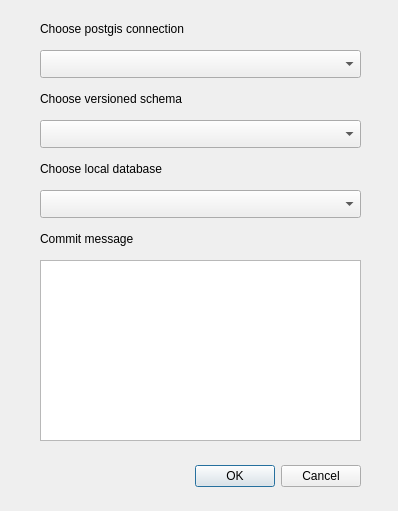
<?xml version="1.0" encoding="UTF-8"?>
<ui version="4.0">
 <class>Dialog</class>
 <widget class="QDialog" name="Dialog">
  <property name="geometry">
   <rect>
    <x>0</x>
    <y>0</y>
    <width>398</width>
    <height>511</height>
   </rect>
  </property>
  <property name="windowTitle">
   <string>Commit versioned layers</string>
  </property>
  <widget class="QDialogButtonBox" name="buttonBox">
   <property name="geometry">
    <rect>
     <x>20</x>
     <y>460</y>
     <width>341</width>
     <height>32</height>
    </rect>
   </property>
   <property name="orientation">
    <enum>Qt::Horizontal</enum>
   </property>
   <property name="standardButtons">
    <set>QDialogButtonBox::Cancel|QDialogButtonBox::Ok</set>
   </property>
  </widget>
  <widget class="QComboBox" name="comboBoxConnection">
   <property name="geometry">
    <rect>
     <x>40</x>
     <y>50</y>
     <width>321</width>
     <height>28</height>
    </rect>
   </property>
  </widget>
  <widget class="QComboBox" name="comboBoxSchema">
   <property name="geometry">
    <rect>
     <x>40</x>
     <y>120</y>
     <width>321</width>
     <height>28</height>
    </rect>
   </property>
  </widget>
  <widget class="QLabel" name="label">
   <property name="geometry">
    <rect>
     <x>40</x>
     <y>20</y>
     <width>311</width>
     <height>18</height>
    </rect>
   </property>
   <property name="text">
    <string>Choose postgis connection</string>
   </property>
  </widget>
  <widget class="QLabel" name="label_2">
   <property name="geometry">
    <rect>
     <x>40</x>
     <y>90</y>
     <width>311</width>
     <height>18</height>
    </rect>
   </property>
   <property name="text">
    <string>Choose versioned schema</string>
   </property>
  </widget>
  <widget class="QLabel" name="label_3">
   <property name="geometry">
    <rect>
     <x>40</x>
     <y>160</y>
     <width>311</width>
     <height>18</height>
    </rect>
   </property>
   <property name="text">
    <string>Choose local database</string>
   </property>
  </widget>
  <widget class="QComboBox" name="comboBoxLocalDb">
   <property name="geometry">
    <rect>
     <x>40</x>
     <y>190</y>
     <width>321</width>
     <height>28</height>
    </rect>
   </property>
  </widget>
  <widget class="QPlainTextEdit" name="commitMessage">
   <property name="geometry">
    <rect>
     <x>40</x>
     <y>260</y>
     <width>321</width>
     <height>181</height>
    </rect>
   </property>
  </widget>
  <widget class="QLabel" name="label_4">
   <property name="geometry">
    <rect>
     <x>40</x>
     <y>230</y>
     <width>311</width>
     <height>18</height>
    </rect>
   </property>
   <property name="text">
    <string>Commit message</string>
   </property>
  </widget>
 </widget>
 <resources/>
 <connections>
  <connection>
   <sender>buttonBox</sender>
   <signal>accepted()</signal>
   <receiver>Dialog</receiver>
   <slot>accept()</slot>
   <hints>
    <hint type="sourcelabel">
     <x>248</x>
     <y>254</y>
    </hint>
    <hint type="destinationlabel">
     <x>157</x>
     <y>274</y>
    </hint>
   </hints>
  </connection>
  <connection>
   <sender>buttonBox</sender>
   <signal>rejected()</signal>
   <receiver>Dialog</receiver>
   <slot>reject()</slot>
   <hints>
    <hint type="sourcelabel">
     <x>316</x>
     <y>260</y>
    </hint>
    <hint type="destinationlabel">
     <x>286</x>
     <y>274</y>
    </hint>
   </hints>
  </connection>
 </connections>
</ui>
